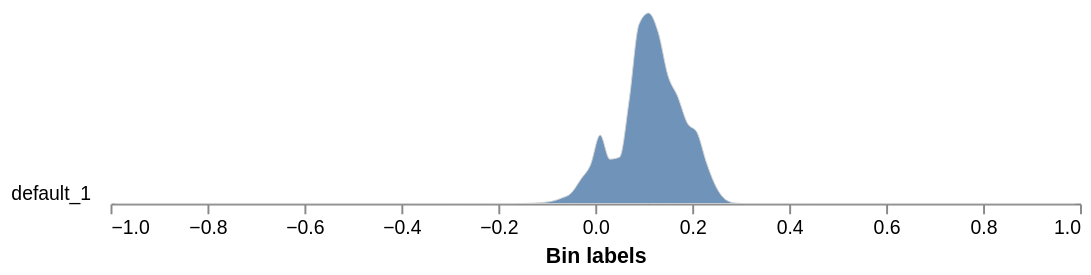

Notebook cell for this chart:
### Code cell
# GLI (Green Leaf Index)
# Calculate the index for the whole image
gli_index = pcv.spectral_index.gli(ms)
gli_index.array_type = "index_gli"  # workaround: set manually since spectral_index functions don't set this
# Graph the histogram of the spectral index, masking so that you only have the plant
_=pcv.analyze.spectral_index(index_img=gli_index, labeled_mask=kept_mask,
                           min_bin=-1, max_bin=1)
# Pseudocolor the image as a visualization
_ = pcv.visualize.pseudocolor(gray_img = gli_index.array_data, mask=kept_mask, cmap='jet', 
                                           min_value=-0.25, max_value=1)

### Figure 1 — Vega-Lite specification as saved in the notebook (floating-point values rounded to 4 significant figures)
{"config": {"view": {"continuousWidth": 300, "continuousHeight": 300, "stroke": null}, "axis": {"grid": false}, "facet": {"columns": 1, "spacing": 0}, "title": {"anchor": "end"}}, "data": {"name": "data-9e7d30eca9571752128fb4d77cd882c3"}, "facet": {"field": "sample", "header": {"labelAngle": 0, "labelAlign": "left", "labelOrient": "left"}, "title": null, "type": "nominal"}, "spec": {"mark": {"type": "area", "fillOpacity": 0.8, "interpolate": "monotone", "stroke": "lightgray", "strokeWidth": 0.5}, "encoding": {"x": {"field": "label", "title": "Bin labels", "type": "quantitative"}, "y": {"axis": null, "field": "value", "scale": {"range": [10, -100]}, "type": "quantitative"}}, "height": 10, "width": 500}, "bounds": "flush", "$schema": "https://vega.github.io/schema/vega-lite/v5.20.1.json", "datasets": {"data-9e7d30eca9571752128fb4d77cd882c3": [{"sample": "default_1", "value": 0.0, "label": -0.99}, {"sample": "default_1", "value": 0.0, "label": -0.97}, {"sample": "default_1", "value": 0.0, "label": -0.95}, {"sample": "default_1", "value": 0.0, "label": -0.93}, {"sample": "default_1", "value": 0.0, "label": -0.91}, {"sample": "default_1", "value": 0.0, "label": -0.89}, {"sample": "default_1", "value": 0.0, "label": -0.87}, {"sample": "default_1", "value": 0.0, "label": -0.85}, {"sample": "default_1", "value": 0.0, "label": -0.83}, {"sample": "default_1", "value": 0.0, "label": -0.81}, {"sample": "default_1", "value": 0.0, "label": -0.79}, {"sample": "default_1", "value": 0.0, "label": -0.77}, {"sample": "default_1", "value": 0.0, "label": -0.75}, {"sample": "default_1", "value": 0.0, "label": -0.73}, {"sample": "default_1", "value": 0.0, "label": -0.71}, {"sample": "default_1", "value": 0.0, "label": -0.69}, {"sample": "default_1", "value": 0.0, "label": -0.67}, {"sample": "default_1", "value": 0.0, "label": -0.65}, {"sample": "default_1", "value": 0.0, "label": -0.63}, {"sample": "default_1", "value": 0.0, "label": -0.61}, {"sample": "default_1", "value": 0.0, "label": -0.59}, {"sample": "default_1", "value": 0.0, "label": -0.57}, {"sample": "default_1", "value": 0.0, "label": -0.55}, {"sample": "default_1", "value": 0.0, "label": -0.53}, {"sample": "default_1", "value": 0.0, "label": -0.51}, {"sample": "default_1", "value": 0.0, "label": -0.49}, {"sample": "default_1", "value": 0.0, "label": -0.47}, {"sample": "default_1", "value": 0.0, "label": -0.45}, {"sample": "default_1", "value": 0.0, "label": -0.43}, {"sample": "default_1", "value": 0.0008704, "label": -0.41}, {"sample": "default_1", "value": 0.001741, "label": -0.39}, {"sample": "default_1", "value": 0.0008704, "label": -0.37}, {"sample": "default_1", "value": 0.0, "label": -0.35}, {"sample": "default_1", "value": 0.0, "label": -0.33}, {"sample": "default_1", "value": 0.0008704, "label": -0.31}, {"sample": "default_1", "value": 0.001741, "label": -0.29}, {"sample": "default_1", "value": 0.0008704, "label": -0.27}, {"sample": "default_1", "value": 0.0, "label": -0.25}, {"sample": "default_1", "value": 0.002611, "label": -0.23}, {"sample": "default_1", "value": 0.0, "label": -0.21}, {"sample": "default_1", "value": 0.0, "label": -0.19}, {"sample": "default_1", "value": 0.0008704, "label": -0.17}, {"sample": "default_1", "value": 0.008704, "label": -0.15}, {"sample": "default_1", "value": 0.02611, "label": -0.13}, {"sample": "default_1", "value": 0.07834, "label": -0.11}, {"sample": "default_1", "value": 0.1706, "label": -0.09}, {"sample": "default_1", "value": 0.4056, "label": -0.07}, {"sample": "default_1", "value": 0.7782, "label": -0.05}, {"sample": "default_1", "value": 1.814, "label": -0.03}, {"sample": "default_1", "value": 2.888, "label": -0.01}, {"sample": "default_1", "value": 5.139, "label": 0.01}, {"sample": "default_1", "value": 3.335, "label": 0.03}, {"sample": "default_1", "value": 3.482, "label": 0.05}, {"sample": "default_1", "value": 7.786, "label": 0.07}, {"sample": "default_1", "value": 13.43, "label": 0.09}, {"sample": "default_1", "value": 14.29, "label": 0.11}, {"sample": "default_1", "value": 12.83, "label": 0.13}, {"sample": "default_1", "value": 9.597, "label": 0.15}, {"sample": "default_1", "value": 8.041, "label": 0.17}, {"sample": "default_1", "value": 6.036, "label": 0.19}, {"sample": "default_1", "value": 5.333, "label": 0.21}, {"sample": "default_1", "value": 3.006, "label": 0.23}, {"sample": "default_1", "value": 1.204, "label": 0.25}, {"sample": "default_1", "value": 0.2707, "label": 0.27}, {"sample": "default_1", "value": 0.0383, "label": 0.29}, {"sample": "default_1", "value": 0.001741, "label": 0.31}, {"sample": "default_1", "value": 0.0008704, "label": 0.33}, {"sample": "default_1", "value": 0.0, "label": 0.35}, {"sample": "default_1", "value": 0.0008704, "label": 0.37}, {"sample": "default_1", "value": 0.0, "label": 0.39}, {"sample": "default_1", "value": 0.0008704, "label": 0.41}, {"sample": "default_1", "value": 0.0, "label": 0.43}, {"sample": "default_1", "value": 0.0, "label": 0.45}, {"sample": "default_1", "value": 0.0, "label": 0.47}, {"sample": "default_1", "value": 0.0, "label": 0.49}, {"sample": "default_1", "value": 0.0, "label": 0.51}, {"sample": "default_1", "value": 0.0, "label": 0.53}, {"sample": "default_1", "value": 0.0, "label": 0.55}, {"sample": "default_1", "value": 0.0, "label": 0.57}, {"sample": "default_1", "value": 0.0, "label": 0.59}, {"sample": "default_1", "value": 0.0, "label": 0.61}, {"sample": "default_1", "value": 0.0, "label": 0.63}, {"sample": "default_1", "value": 0.0, "label": 0.65}, {"sample": "default_1", "value": 0.0, "label": 0.67}, {"sample": "default_1", "value": 0.0, "label": 0.69}, {"sample": "default_1", "value": 0.0, "label": 0.71}, {"sample": "default_1", "value": 0.0, "label": 0.73}, {"sample": "default_1", "value": 0.0, "label": 0.75}, {"sample": "default_1", "value": 0.0, "label": 0.77}, {"sample": "default_1", "value": 0.0, "label": 0.79}, {"sample": "default_1", "value": 0.0, "label": 0.81}, {"sample": "default_1", "value": 0.0, "label": 0.83}, {"sample": "default_1", "value": 0.0, "label": 0.85}, {"sample": "default_1", "value": 0.0, "label": 0.87}, {"sample": "default_1", "value": 0.0, "label": 0.89}, {"sample": "default_1", "value": 0.0, "label": 0.91}, {"sample": "default_1", "value": 0.0, "label": 0.93}, {"sample": "default_1", "value": 0.0, "label": 0.95}, {"sample": "default_1", "value": 0.0, "label": 0.97}, {"sample": "default_1", "value": 0.0, "label": 0.99}]}}
